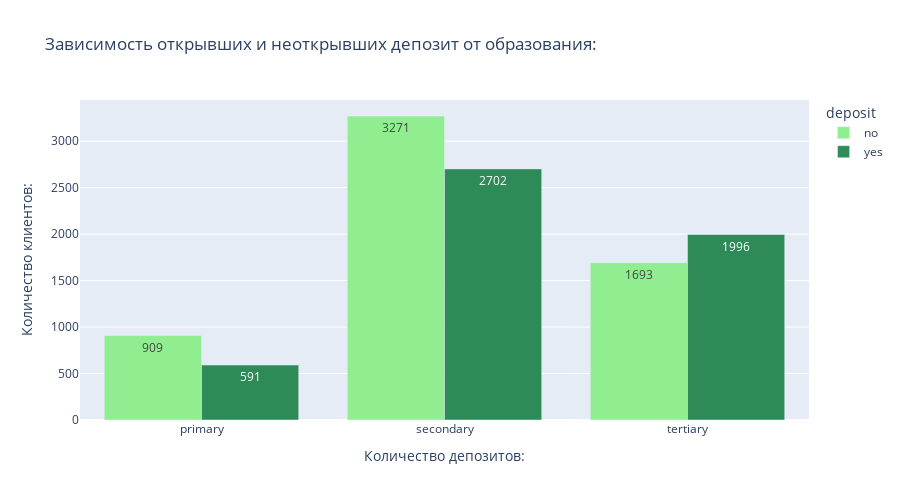

Source (notebook cell):
### Code cell
# Создаем сводную таблицу:

df_education = data.pivot_table(index = 'education',
    columns = 'deposit',
    values = 'job',
    aggfunc = 'count'
    )

# Построим многоуровневую столбчатую диаграмму:
fig = px.bar(df_education,
    barmode = 'group',
    # Заголовок графика:
    title = '''Зависимость открывших и неоткрывших депозит от образования:''',
    # Цвет графика:
    color_discrete_sequence = ['lightgreen', 'seagreen'],
    # Высота графика:
    height = 500,
    # Выведем количество наблюдений в каждом столбце:
    text_auto = True
    )
# Присваиваем заголовки осей координат:
fig.update_xaxes(title_text = 'Количество депозитов:')
fig.update_yaxes(title_text = 'Количество клиентов:')
# Выводим результат на экран:
fig.show()

### Figure 1 — Plotly figure (JSON) as saved in the notebook; plotly's stock layout.template omitted (floating-point values rounded to 4 significant figures)
{"data": [{"alignmentgroup": "True", "hovertemplate": "deposit=no<br>education=%{x}<br>value=%{y}<extra></extra>", "legendgroup": "no", "marker": {"color": "lightgreen", "pattern": {"shape": ""}}, "name": "no", "offsetgroup": "no", "orientation": "v", "showlegend": true, "textposition": "auto", "texttemplate": "%{y}", "type": "bar", "x": ["primary", "secondary", "tertiary"], "xaxis": "x", "y": [909, 3271, 1693], "yaxis": "y"}, {"alignmentgroup": "True", "hovertemplate": "deposit=yes<br>education=%{x}<br>value=%{y}<extra></extra>", "legendgroup": "yes", "marker": {"color": "seagreen", "pattern": {"shape": ""}}, "name": "yes", "offsetgroup": "yes", "orientation": "v", "showlegend": true, "textposition": "auto", "texttemplate": "%{y}", "type": "bar", "x": ["primary", "secondary", "tertiary"], "xaxis": "x", "y": [591, 2702, 1996], "yaxis": "y"}], "layout": {"barmode": "group", "height": 500, "legend": {"title": {"text": "deposit"}, "tracegroupgap": 0}, "title": {"text": "Зависимость открывших и неоткрывших депозит от образования:"}, "xaxis": {"anchor": "y", "domain": [0, 1], "title": {"text": "Количество депозитов:"}}, "yaxis": {"anchor": "x", "domain": [0, 1], "title": {"text": "Количество клиентов:"}}}}
